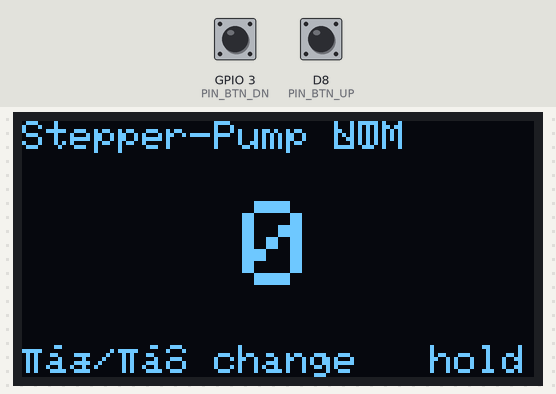
Bench run of a sketch on a simulated ESP8266 (NodeMCU). Parts: 128×64 one-colour display. Inputs (shaded band) come from the test bench; at power-on: GPIO 3 (PIN_BTN_DN) HIGH, D8 (PIN_BTN_UP) HIGH.

Above: at 1.2 s.
1.3 s: GPIO 3 (PIN_BTN_DN) pulled LOW for 0.15 s
At 2.5 s:
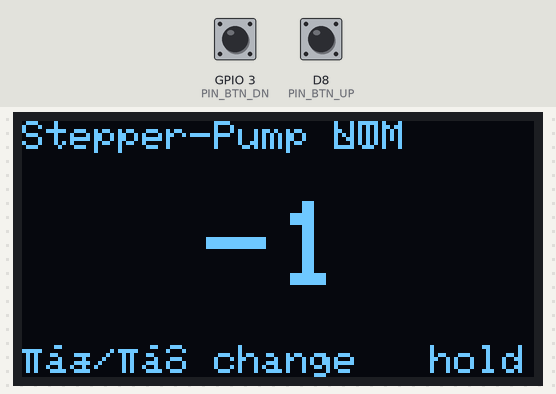
2.9 s: GPIO 3 (PIN_BTN_DN) pulled LOW for 1 s
At 4.9 s:
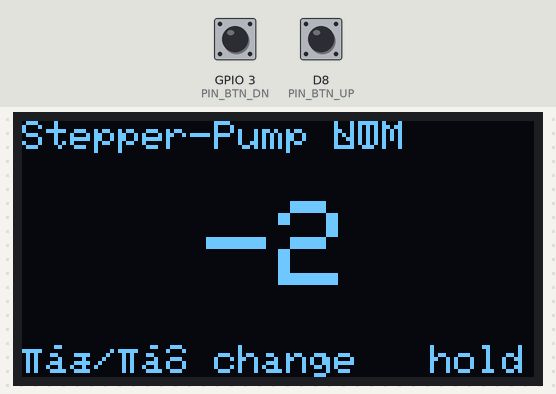
Timing chart, 0 to 6.4 s (numbered marks = the images above; inputs shaded):
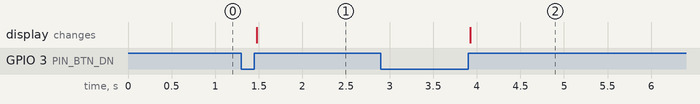

The sketch:

test_screen.ino
```cpp
/*
  oled_button_modes_landscape_v3.ino
  - no accidental increment/decrement when switching modes -
*/

#include <Wire.h>
#include <Adafruit_GFX.h>
#include <Adafruit_SH110X.h>

/* ── Display ───────────────────────────────────────────────────── */
Adafruit_SH1107 display(64, 128, &Wire, -1, 1'000'000);

/* ── Button pins ───────────────────────────────────────────────── */
constexpr uint8_t PIN_BTN_UP = D8;   // GP2
constexpr uint8_t PIN_BTN_DN = D9;   // GP4

/* ── Timing constants ─────────────────────────────────────────── */
constexpr uint16_t DEBOUNCE_MS  = 30;
constexpr uint16_t MODE_HOLD_MS = 100;

/* ── App state ────────────────────────────────────────────────── */
enum class Mode : uint8_t { NUMBER, LETTER };
Mode    mode      = Mode::NUMBER;
int32_t numberVal = 0;                    // −9999 … 9999
int8_t  letterIdx = 0;                    // 0 … 25  (A..Z)
constexpr int32_t NUM_MIN = -9999, NUM_MAX = 9999;

/* ── Dual-press FSM ───────────────────────────────────────────── */
enum class LPState : uint8_t { IDLE, COUNTING, ARMED, WAIT_CLEAR };
LPState  lpState   = LPState::IDLE;
uint32_t lpStartMs = 0;

/* ── forward decl. ─────────────────────────────────────────────── */
void redraw();

/* ── SETUP ─────────────────────────────────────────────────────── */
void setup()
{
  Wire.setClock(400'000);
  if (!display.begin(0x3C, true)) while (true) { }
  display.setRotation(1);
  display.setTextColor(SH110X_WHITE);
  display.setTextWrap(false);

  pinMode(PIN_BTN_UP, INPUT_PULLUP);
  pinMode(PIN_BTN_DN, INPUT_PULLUP);

  redraw();
}

/* ── LOOP ──────────────────────────────────────────────────────── */
void loop()
{
  /* read buttons ------------------------------------------------ */
  bool upLow = digitalRead(PIN_BTN_UP) == LOW;
  bool dnLow = digitalRead(PIN_BTN_DN) == LOW;
  uint8_t mask = (upLow ? 1 : 0) | (dnLow ? 2 : 0);
  static uint8_t lastMask = 0;
  uint32_t now = millis();

  /* dual-press FSM --------------------------------------------- */
  switch (lpState)
  {
    case LPState::IDLE:
      if (mask == 3) { lpState = LPState::COUNTING; lpStartMs = now; }
      break;

    case LPState::COUNTING:
      if (mask != 3)                 lpState = LPState::IDLE;      // gave up
      else if (now - lpStartMs >= MODE_HOLD_MS) lpState = LPState::ARMED;
      break;

    case LPState::ARMED:
      if (mask != 3) {                                          // buttons lifted
        mode = (mode == Mode::NUMBER) ? Mode::LETTER : Mode::NUMBER;
        redraw();
        lpState = LPState::WAIT_CLEAR;                          // stay quiet
      }
      break;

    case LPState::WAIT_CLEAR:
      if (mask == 0) lpState = LPState::IDLE;                   // all released
      break;
  }

  /* single-button actions (only while FSM in IDLE) -------------- */
  if (lpState == LPState::IDLE &&
      mask != lastMask && (now - lpStartMs) > DEBOUNCE_MS)
  {
    /* UP released */
    if (lastMask == 1 && mask == 0) {
      if (mode == Mode::NUMBER && numberVal < NUM_MAX) { ++numberVal; redraw(); }
      if (mode == Mode::LETTER && letterIdx  < 25)     { ++letterIdx;  redraw(); }
    }
    /* DN released */
    if (lastMask == 2 && mask == 0) {
      if (mode == Mode::NUMBER && numberVal > NUM_MIN) { --numberVal; redraw(); }
      if (mode == Mode::LETTER && letterIdx  > 0)      { --letterIdx;  redraw(); }
    }
  }
  lastMask = mask;
}

/* ── redraw UI ─────────────────────────────────────────────────── */
void redraw()
{
  display.clearDisplay();

  display.setFont();
  display.setCursor(0, 0);
  display.print(F("Stepper-Pump UI"));

  display.setCursor(display.width() - 50, 0);
  display.print(mode == Mode::NUMBER ? F("NUM") : F("LET"));

  char buf[12];
  if (mode == Mode::NUMBER) snprintf(buf, sizeof(buf), "%ld", numberVal);
  else                      snprintf(buf, sizeof(buf), "%c", 'A' + letterIdx);

  display.setTextSize(3);
  int16_t bx, by; uint16_t bw, bh;
  display.getTextBounds(buf, 0, 0, &bx, &by, &bw, &bh);
  display.setCursor((display.width() - bw) / 2,
                    (display.height() - bh) / 2);
  display.print(buf);
  display.setTextSize(1);

  display.setCursor(0, display.height() - 8);
  display.print(F("↑/↓ change   hold both = mode"));

  display.display();
}
```

Measured:
- after the input at 1.3 s, the display: changes after 0.18 s (image 1)
- after the input at 2.9 s, the display: changes after 1.0 s (image 2)
